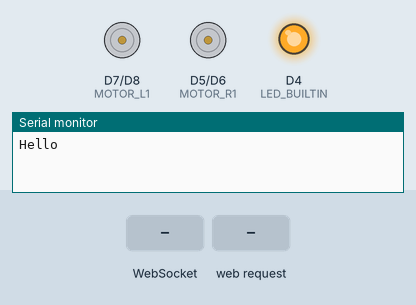
Recording of a program running on a simulated ESP8266 (NodeMCU). Parts: motor-driver pin pairs drawn as motors (green arrow = first pin HIGH = forward, orange = second pin HIGH = backward, longer = more drive), output pins drawn as LEDs (lit = HIGH, except the on-board LED, lit = LOW), the last lines printed to the serial monitor. The test bench sets the inputs (shaded band). Storage starts empty.

Above: at 1.2 s.
1.3 s: WebSocket text "motor" received
At 1.6 s:
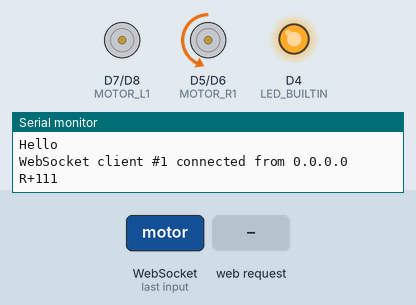
2.8 s: WebSocket text "pwm" received
At 3.9 s:
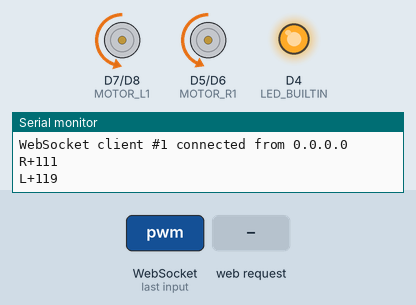
4.3 s: HTTP request GET /forward received
At 5.1 s:
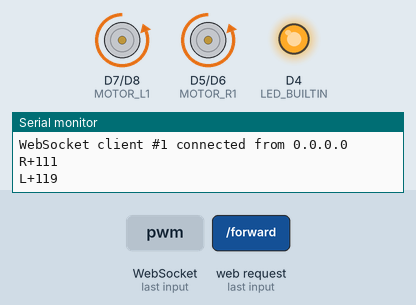
5.8 s: HTTP request GET /reverse received
At 6.2 s:
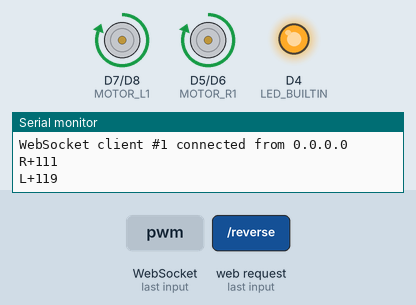
7.3 s: WebSocket text "0" received
At 8.5 s:
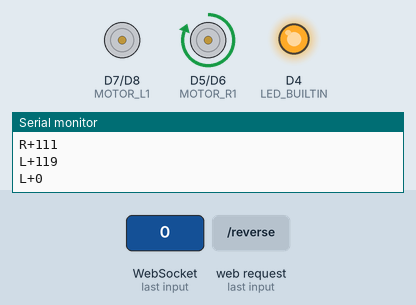
8.8 s: WebSocket text "90" received
At 9.7 s:
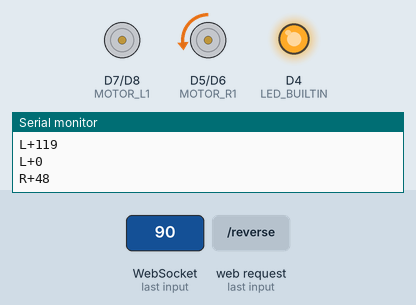
Timing chart, 0 to 11.3 s (numbered marks = the images above; inputs shaded):
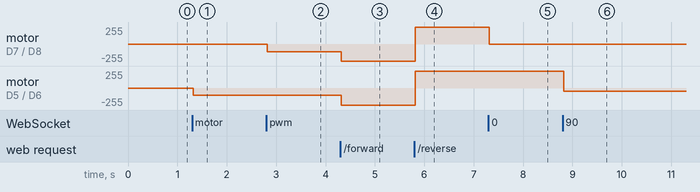

The program:

main.cpp
```cpp
#include "Arduino.h"
#include "ESP8266WiFi.h"
#include "ESP8266WiFiAP.h"
#include "ESPAsyncWebServer.h"
#include "LittleFS.h"

#define MOTOR_R1 D5
#define MOTOR_R2 D6
#define MOTOR_L1 D7
#define MOTOR_L2 D8

#define NOCHANGE 1000

const char *ssid = "robofc0004";     // Enter SSID here
const char *password = "robofc0004"; // Enter Password here

IPAddress local_ip(10, 0, 1, 1);
IPAddress gateway(10, 0, 1, 1);
IPAddress subnet(255, 255, 255, 0);

AsyncWebServer server(80);
AsyncWebSocket ws("/ws");

void setMotor(char side, int pwm)
{
  if (pwm == NOCHANGE)
    return;

  uint8_t M1, M2;
  if (side == 'L')
  {
    M1 = MOTOR_L1;
    M2 = MOTOR_L2;
  }
  else if (side == 'R')
  {
    M1 = MOTOR_R1;
    M2 = MOTOR_R2;
  }
  else
  {
    return;
  }

  if (pwm > 0)
  {
    analogWrite(M1, 0);
    analogWrite(M2, pwm);
  }
  else
  {
    analogWrite(M1, -pwm);
    analogWrite(M2, 0);
  }
}
void handleWebSocketMessage(void *arg, uint8_t *data, size_t len)
{
  AwsFrameInfo *info = (AwsFrameInfo*)arg;
  if (info->final && info->index == 0 && info->len == len) {
    data[len] = 0;
    uint8_t motor_sidetype = data[0];
    uint8_t pwm = data[1];

    bool isRightMotor = (motor_sidetype & 0b01) > 0;
    bool isReversed = (motor_sidetype & 0b10) > 0;

    Serial.print(isRightMotor ? "R" : "L");
    Serial.print(isReversed ? "-" : "+");
    Serial.println(pwm);

    setMotor(isRightMotor ? 'R' : 'L', pwm * (isReversed ? -1: 1));
  }
}

void onEvent(AsyncWebSocket *server, AsyncWebSocketClient *client, AwsEventType type,
             void *arg, uint8_t *data, size_t len)
{
  switch (type)
  {
  case WS_EVT_CONNECT:
    Serial.printf("WebSocket client #%u connected from %s\n", client->id(), client->remoteIP().toString().c_str());
    break;
  case WS_EVT_DISCONNECT:
    Serial.printf("WebSocket client #%u disconnected\n", client->id());
    break;
  case WS_EVT_DATA:
    handleWebSocketMessage(arg, data, len);
    break;
  case WS_EVT_PONG:
  case WS_EVT_ERROR:
    break;
  }
}

void initWebSocket() {
  ws.onEvent(onEvent);
  server.addHandler(&ws);
}


void setup()
{
  Serial.begin(9600);
  Serial.println("Hello");

  pinMode(LED_BUILTIN, OUTPUT);

  // put your setup code here, to run once:
  pinMode(MOTOR_R1, OUTPUT);
  pinMode(MOTOR_R2, OUTPUT);
  pinMode(MOTOR_L1, OUTPUT);
  pinMode(MOTOR_L2, OUTPUT);

  setMotor('L', 0);
  setMotor('R', 0);

  if (!LittleFS.begin())
  {
    Serial.println("An Error has occurred while mounting LittleFS");
    return;
  }

  WiFi.softAPConfig(local_ip, gateway, subnet);
  WiFi.softAP(ssid, password);

  initWebSocket();

  server.on(
      "/halt",
      HTTP_GET,
      [](AsyncWebServerRequest *request)
      {
        request->send(200);
        setMotor('L', 'H');
        setMotor('R', 'H');
      },
      NULL, NULL);
  server.on(
      "/forward",
      HTTP_GET,
      [](AsyncWebServerRequest *request)
      {
        request->send(200);
        setMotor('L', 255);
        setMotor('R', 255);
      },
      NULL, NULL);
  server.on(
      "/reverse",
      HTTP_GET,
      [](AsyncWebServerRequest *request)
      {
        request->send(200);
        setMotor('L', -255);
        setMotor('R', -255);
      },
      NULL, NULL);

  server.on(
      "/set",
      HTTP_GET,
      [](AsyncWebServerRequest *request)
      {
        request->send(200);

        char motor = 'X';
        int pwm = NOCHANGE;
        size_t paramCount = request->params();
        for (size_t p = 0; p < paramCount; p++)
        {
          AsyncWebParameter *param = request->getParam(p);
          if (param->name() == "motor")
          {
            motor = param->value()[0];
          }
          else if (param->name() == "pwm")
          {
            pwm = param->value().toInt();
          }
        }
        setMotor(motor, pwm);
      },
      NULL, NULL);

  server.serveStatic("/", LittleFS, "/")
      .setDefaultFile("index.html");

  server.begin();

  digitalWrite(LED_BUILTIN, LOW);
}

void loop()
{
  ws.cleanupClients();
}
```

Measured:
- after the input at 1.3 s, motor on D5 (MOTOR_R1) / D6 (MOTOR_R2): stopped → backward 111/255 at once
- after the input at 2.8 s, motor on D7 (MOTOR_L1) / D8 (MOTOR_L2): stopped → backward 119/255 at once
- after the input at 4.3 s, motor on D7 (MOTOR_L1) / D8 (MOTOR_L2): backward 119/255 → backward 255/255 at once; motor on D5 (MOTOR_R1) / D6 (MOTOR_R2): backward 111/255 → backward 255/255 at once
- after the input at 5.8 s, motor on D7 (MOTOR_L1) / D8 (MOTOR_L2), motor on D5 (MOTOR_R1) / D6 (MOTOR_R2): backward 255/255 → forward 255/255 at once
- after the input at 7.3 s, motor on D7 (MOTOR_L1) / D8 (MOTOR_L2): forward 255/255 → stopped at once
- after the input at 8.8 s, motor on D5 (MOTOR_R1) / D6 (MOTOR_R2): forward 255/255 → backward 48/255 at once
